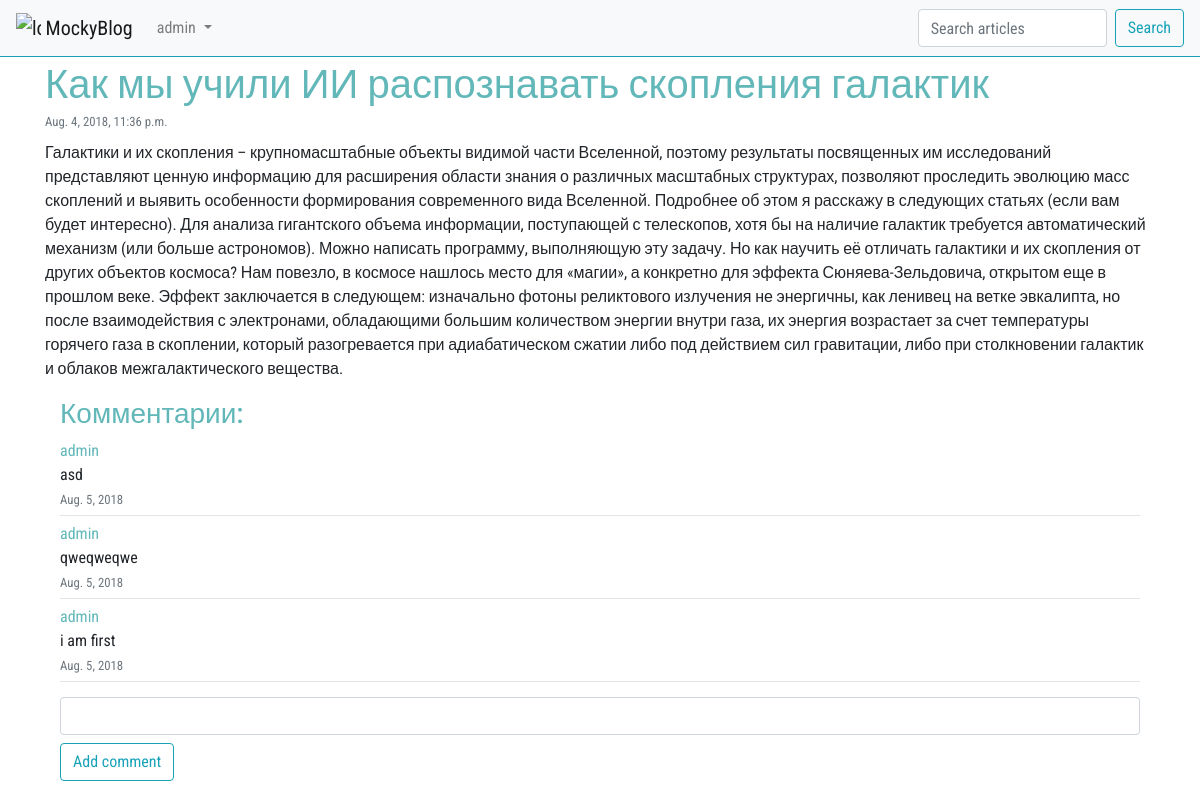
Page /article/1/ (signed in) on the committed database.
### article/models.py (models this page shows, shortened)
class Article(models.Model):
    class Meta:
        db_table = "Article"
    article_title = models.CharField(max_length=200)
    article_text = models.TextField()
    article_date = models.DateTimeField(null=True)
    article_likes = models.IntegerField(default=0)
    article_image = models.ImageField(null=True, blank=False, upload_to="images/",
                                      verbose_name="image")

class Comment(models.Model):
    class Meta:
        db_table = "Comment"
    comments_text = models.TextField(verbose_name="Текст комментария")
    comments_article = models.ForeignKey('Article')
    comments_date = models.DateField(u'date', auto_now=True)
    comments_author = models.ForeignKey(User, default=9)

### article/views.py (the view)
# urls.py: url(r'^article/(?P<article_id>\d+)/$', views.article, name="post"),
def article(request, article_id=1):
    comment_form = CommentForm
    args = {}
    args.update(csrf(request))
    args["article"] = Article.objects.get(pk=article_id)
    args["comments"] = Comment.objects.filter(comments_article=article_id)
    args["rev_comments"] = args["comments"][::-1]
    args["user"] = auth.get_user(request)
    args["form"] = comment_form
    return render(request, 'article/article.html', args)

### article/templates/article/article.html (shortened to what this page needs)
{% extends 'index.html' %}
{% load static %}
{% load poll_extras %}
{% block article %}
    <div class="container">
        <div class="mt-1">
            <h1 style="color: #62B7B9" class="mb-0">{{ article.article_title }}</h1>
            <small class="text-muted my-0 py-0">{{ article.article_date }}</small>
            <p class="mt-2">{{ article.article_text }}</p>
        </div>
        <div class="container">
            <h3 style="color: #62B7B9">Комментарии:</h3>
            {% if comments %}
                {% if comments|length <= 5 %}
                    <div id="if_length5">
                        {% for comment in comments %}
                            <p style="margin-top: 0;margin-bottom: 0; color: #62B7B9;">{{ comment.comments_author }}</p>
                            <p style="margin-bottom: 0;">{{ comment.comments_text }}</p>
                            <small class="text-muted mt-0">{{ comment.comments_date }}</small>
                            <hr style="margin-bottom: 6px;margin-top: 4px;">
                        {% endfor %}
                    </div>
                {% endif %}
            {% else %}
                <p class="text-muted">Комментариев нет</p>
            {% endif %}
            {% if user.username %}
                <form style="margin-top: 15px" action="/article/addcomment/{{ article.id }}/" method="post">
                    <div class="form-group">
                        <input name="comment" class="form-control">
                        <button type="button" class="btn btn-outline-info mt-2">Add comment</button>
                    </div>
                </form>
            {% endif %}
        </div>
    </div>
{% endblock %}

### templates/index.html (shortened to what this page needs)
{% load static %}
<!DOCTYPE html>
<html lang="en">
<head>
    <link rel="stylesheet" href="https://stackpath.bootstrapcdn.com/bootstrap/4.1.3/css/bootstrap.min.css"
>
</head>
<body style="font-family: 'Roboto Condensed', sans-serif;">
<header>
    <nav class="navbar navbar-expand-lg navbar-light bg-light border-bottom border-info">
        <a class="navbar-brand" href="/">
            <img src="{% static 'img/contract.svg' %}" width="25" height="25" class="d-inline-block align-top"
                 alt="logo">
            MockyBlog
        </a>
        <div class="collapse navbar-collapse" id="navbarSupportedContent">
            <ul class="navbar-nav mr-auto">
                <li class="nav-item dropdown">
                    {% if user.username %}
                        <a class="nav-link dropdown-toggle" href="#" id="navbarDropdown" role="button"
                           data-toggle="dropdown" aria-haspopup="true" aria-expanded="false">
                            {{ user.username }}
                        </a>
                    {% endif %}
                </li>
            </ul>
            <form method="get" action="/find/1/" class="form-inline my-2 my-lg-0">
                <input name="q" class="form-control mr-sm-2" type="search" placeholder="Search articles"
                       aria-label="Search">
                <button class="btn btn-outline-info my-2 my-sm-0" type="submit">Search</button>
            </form>
        </div>
    </nav>
</header>
{% block article %} {% endblock %}
</body>
</html>

### rows in the picture
Article: article_title "Как мы учили ИИ распознавать скопления галактик", article_date "Aug. 4, 2018, 11:36 p.m.", article_text "Галактики и их скопления – крупномасштабные объекты видимой части Вселенной, поэтому результаты посвященных им исследований представляют ценную информацию для расширения области знания о различных масштабных структурах, позволяют проследить эволюцию масс скоплений и выявить особенности формирования современного вида Вселенной. Подробнее об этом я расскажу в следующих статьях (если вам будет интересно). Для анализа гигантского объема информации, поступающей с телескопов, хотя бы на наличие галактик требуется автоматический механизм (или больше астрономов). Можно написать программу, выполняющую эту задачу. Но как научить её отличать галактики и их скопления от других объектов космоса? Нам…"
Comment: comments_author "admin", comments_text "asd", comments_date "Aug. 5, 2018"
Comment: comments_author "admin", comments_text "qweqweqwe", comments_date "Aug. 5, 2018"
Comment: comments_author "admin", comments_text "i am first", comments_date "Aug. 5, 2018"

### other values in the picture
{{ user.username }} "admin"
